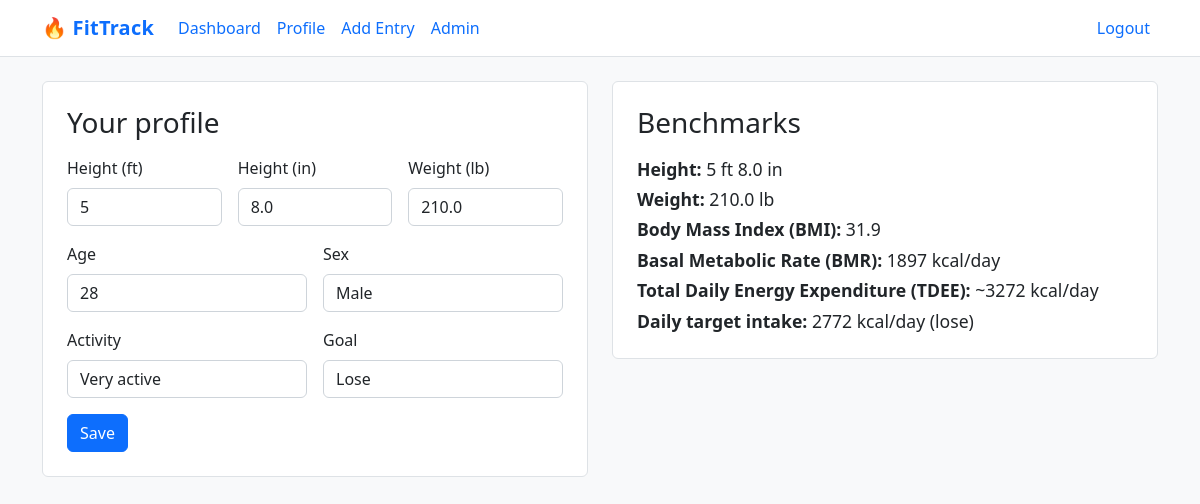
The app's page /profile (signed in) with its own data.
### app.py (models this page shows)
class Profile(db.Model):
    id = db.Column(db.Integer, primary_key=True)
    user_id = db.Column(db.Integer, db.ForeignKey("user.id"), nullable=False)
    height_cm = db.Column(db.Float)
    weight_kg = db.Column(db.Float)
    age = db.Column(db.Integer)
    sex = db.Column(db.String(1))  # "M" or "F"
    activity = db.Column(db.String(20), default="moderately_active")
    goal = db.Column(db.String(20), default="maintain")  # "maintain" or "lose"

### app.py (the view, shortened to what this page needs)
@app.route("/profile", methods=["GET", "POST"])
@login_required
def profile():
    p = current_user.profile
    metrics = calculate_metrics(p)
    inches = (p.height_cm / 2.54) if p and p.height_cm else None
    ft = int(inches // 12) if inches else ""
    inch = round(inches % 12, 1) if inches else ""
    lb = round(kg_to_lbs(p.weight_kg), 1) if p and p.weight_kg else ""
    return render_template("profile.html", p=p, metrics=metrics, ft=ft, inch=inch, lb=lb)

### app.py (called while the page is built)
@login_manager.user_loader
def load_user(user_id: str):
    return User.query.get(int(user_id))

def cm_to_m(cm: float) -> float:
    return cm / 100.0

def kg_to_lbs(kg: float) -> float:
    return kg * 2.20462

def calculate_metrics(profile: Optional[Profile]) -> Metrics:
    if not profile or not all([profile.height_cm, profile.weight_kg, profile.age, profile.sex]):
        return Metrics(None, None, None, None)
    h = profile.height_cm
    w = profile.weight_kg
    a = profile.age
    s = (profile.sex or "").upper()
    bmi = round(w / (cm_to_m(h) ** 2), 1)
    bmr = 10 * w + 6.25 * h - 5 * a + (5 if s == "M" else -161)
    mult = ACTIVITY_MULTIPLIERS.get(profile.activity or "moderately_active", 1.55)
    tdee = bmr * mult
    if (profile.goal or "maintain").lower() == "lose":
        target = max(int(round(tdee - 500)), int(bmr))  # guardrail: don't suggest below BMR
    else:
        target = int(round(tdee))
    return Metrics(bmi=bmi, bmr=int(round(bmr)), tdee=int(round(tdee)), target_calories=target)

### templates/profile.html (shortened to what this page needs)
{% extends 'base.html' %}
{% block content %}
<div class="row">
    <div class="col-lg-6">
        <div class="card p-4 mb-4">
            <h3 class="mb-3">Your profile</h3>
            <form method="post">
                <div class="row g-3">
                    <div class="col-4">
                        <label class="form-label">Height (ft)</label>
                        <input name="height_ft" type="number" step="1" class="form-control" value="{{ ft }}" />
                    </div>
                    <div class="col-4">
                        <label class="form-label">Height (in)</label>
                        <input name="height_in" type="number" step="0.1" class="form-control" value="{{ inch }}" />
                    </div>
                    <div class="col-4">
                        <label class="form-label">Weight (lb)</label>
                        <input name="weight_lb" type="number" step="0.1" class="form-control" value="{{ lb }}" />
                    </div>
                    <div class="col-6">
                        <label class="form-label">Age</label>
                        <input name="age" type="number" class="form-control" value="{{ p.age or '' }}" />
                    </div>
                    <div class="col-6">
                        <label class="form-label">Sex</label>
                        <select name="sex" class="form-select">
                            <option value="M" {{ 'selected' if p.sex=='M' }}>Male</option>
                        </select>
                    </div>
                    <div class="col-6">
                        <label class="form-label">Activity</label>
                        <select name="activity" class="form-select">
                            {% for key,label in [
                            ('sedentary','Sedentary'),
                            ('lightly_active','Lightly active'),
                            ('moderately_active','Moderately active'),
                            ('very_active','Very active'),
                            ('extra_active','Extra active')
                            ] %}
                            <option value="{{ key }}" {{ 'selected' if p.activity==key }}>{{ label }}</option>
                            {% endfor %}
                        </select>
                    </div>
                    <div class="col-6">
                        <label class="form-label">Goal</label>
                        <select name="goal" class="form-select">
                            <option value="lose" {{ 'selected' if p.goal=='lose' }}>Lose</option>
                        </select>
                    </div>
                </div>
                <button class="btn btn-primary mt-3">Save</button>
            </form>
        </div>
    </div>
    <div class="col-lg-6">
        <div class="card p-4 mb-4">
            <h3 class="mb-3">Benchmarks</h3>
            {% if metrics.bmi %}
            {% set inches = (p.height_cm/2.54) if p.height_cm else None %}
            {% if inches is not none %}
            <p class="metric mb-1"><strong>Height:</strong> {{ (inches//12)|int }} ft {{ (inches%12)|round(1) }} in</p>
            {% endif %}
            {% if p.weight_kg %}
            <p class="metric mb-1"><strong>Weight:</strong> {{ (p.weight_kg*2.20462)|round(1) }} lb</p>
            {% endif %}
            <p class="metric mb-1">
                <strong>Body Mass Index (BMI):</strong> {{ metrics.bmi }}
            </p>
            <p class="metric mb-1">
                <strong>Basal Metabolic Rate (BMR):</strong> {{ metrics.bmr }} kcal/day
            </p>
            <p class="metric mb-1">
                <strong>Total Daily Energy Expenditure (TDEE):</strong> ~{{ metrics.tdee }} kcal/day
            </p>
            <p class="metric mb-0">
                <strong>Daily target intake:</strong> {{ metrics.target_calories }} kcal/day ({{ p.goal }})
            </p>
            {% else %}
            <p class="text-muted">Add your height, weight, age, and sex to see your Body Mass Index (BMI), Basal Metabolic Rate (BMR), Total Daily
                Energy Expenditure (TDEE), and a daily target.</p>
            {% endif %}
        </div>
    </div>
</div>
{% endblock %}

### templates/base.html (style rules this page uses)
body { background: #f8f9fa; color: #212529; }
.card { background: #ffffff; border: 1px solid #dee2e6; }
.form-control, .form-select { background: #ffffff; color: #212529; border-color: #ced4da; }
.btn-primary { background: #0d6efd; border-color: #0d6efd; }
.metric { font-size: 1.1rem; }

### records on screen
Profile: age "28", (p.weight_kg*2.20462)|round(1) "210.0", goal "lose"

### other values on screen
{{ (inches//12)|int }} "5"
{{ (inches%12)|round(1) }} "8.0"
{{ metrics.bmi }} "31.9"
{{ metrics.bmr }} "1897"
{{ metrics.tdee }} "3272"
{{ metrics.target_calories }} "2772"
form field activity "Very active"
